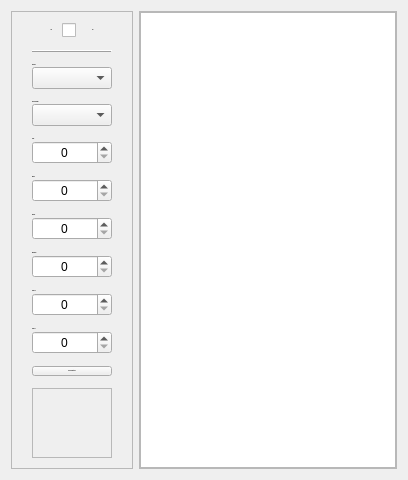
            <widget class="QWidget" name="camera_tab">
             <attribute name="title">
              <string>Camera</string>
             </attribute>
             <layout class="QHBoxLayout" name="horizontalLayout_7" stretch="25,75">
              <item>
               <widget class="QFrame" name="camera_settings_frame">
                <property name="frameShape">
                 <enum>QFrame::StyledPanel</enum>
                </property>
                <property name="frameShadow">
                 <enum>QFrame::Raised</enum>
                </property>
                <layout class="QVBoxLayout" name="verticalLayout_24">
                 <property name="spacing">
                  <number>12</number>
                 </property>
                 <property name="leftMargin">
                  <number>20</number>
                 </property>
                 <property name="topMargin">
                  <number>11</number>
                 </property>
                 <property name="rightMargin">
                  <number>20</number>
                 </property>
                 <property name="bottomMargin">
                  <number>10</number>
                 </property>
                 <item>
                  <layout class="QHBoxLayout" name="horizontalLayout_8">
                   <property name="spacing">
                    <number>10</number>
                   </property>
                   <item>
                    <widget class="QLabel" name="camera_settings_off_label">
                     <property name="sizePolicy">
                      <sizepolicy hsizetype="Preferred" vsizetype="Fixed">
                       <horstretch>0</horstretch>
                       <verstretch>0</verstretch>
                      </sizepolicy>
                     </property>
                     <property name="font">
                      <font>
                       <pointsize>-1</pointsize>
                       <weight>75</weight>
                       <bold>true</bold>
                      </font>
                     </property>
                     <property name="text">
                      <string>Off</string>
                     </property>
                     <property name="alignment">
                      <set>Qt::AlignRight|Qt::AlignTrailing|Qt::AlignVCenter</set>
                     </property>
                    </widget>
                   </item>
                   <item>
                    <widget class="SwitchControl" name="connect_camera_switch">
                     <property name="styleSheet">
                      <string notr="true"/>
                     </property>
                     <property name="text">
                      <string/>
                     </property>
                    </widget>
                   </item>
                   <item>
                    <widget class="QLabel" name="camera_settings_on_label">
                     <property name="enabled">
                      <bool>true</bool>
                     </property>
                     <property name="sizePolicy">
                      <sizepolicy hsizetype="Preferred" vsizetype="Fixed">
                       <horstretch>0</horstretch>
                       <verstretch>0</verstretch>
                      </sizepolicy>
                     </property>
                     <property name="font">
                      <font>
                       <pointsize>-1</pointsize>
                       <weight>75</weight>
                       <bold>true</bold>
                      </font>
                     </property>
                     <property name="text">
                      <string>On</string>
                     </property>
                    </widget>
                   </item>
                  </layout>
                 </item>
                 <item>
                  <widget class="Line" name="line">
                   <property name="maximumSize">
                    <size>
                     <width>16777215</width>
                     <height>2</height>
                    </size>
                   </property>
                   <property name="frameShadow">
                    <enum>QFrame::Raised</enum>
                   </property>
                   <property name="orientation">
                    <enum>Qt::Horizontal</enum>
                   </property>
                  </widget>
                 </item>
                 <item>
                  <layout class="QVBoxLayout" name="verticalLayout_21">
                   <property name="spacing">
                    <number>1</number>
                   </property>
                   <item>
                    <widget class="QLabel" name="camera_settings_camera_label">
                     <property name="font">
                      <font>
                       <pointsize>-1</pointsize>
                       <weight>75</weight>
                       <bold>true</bold>
                      </font>
                     </property>
                     <property name="text">
                      <string>Camera</string>
                     </property>
                    </widget>
                   </item>
                   <item>
                    <widget class="QComboBox" name="comboBox"/>
                   </item>
                  </layout>
                 </item>
                 <item>
                  <layout class="QVBoxLayout" name="verticalLayout_23">
                   <property name="spacing">
                    <number>1</number>
                   </property>
                   <item>
                    <widget class="QLabel" name="camera_settings_serial_label">
                     <property name="font">
                      <font>
                       <pointsize>-1</pointsize>
                       <weight>75</weight>
                       <bold>true</bold>
                      </font>
                     </property>
                     <property name="text">
                      <string>Serial Number</string>
                     </property>
                    </widget>
                   </item>
                   <item>
                    <widget class="QComboBox" name="devices_sn_combobox"/>
                   </item>
                  </layout>
                 </item>
                 <item>
                  <layout class="QVBoxLayout" name="verticalLayout_6">
                   <property name="spacing">
                    <number>1</number>
                   </property>
                   <item>
                    <widget class="QLabel" name="camera_settings_gain_label">
                     <property name="font">
                      <font>
                       <pointsize>-1</pointsize>
                       <weight>75</weight>
                       <bold>true</bold>
                      </font>
                     </property>
                     <property name="styleSheet">
                      <string notr="true"/>
                     </property>
                     <property name="text">
                      <string>Gain</string>
                     </property>
                    </widget>
                   </item>
                   <item>
                    <widget class="QSpinBox" name="gain_spinbox">
                     <property name="alignment">
                      <set>Qt::AlignCenter</set>
                     </property>
                    </widget>
                   </item>
                  </layout>
                 </item>
                 <item>
                  <layout class="QVBoxLayout" name="verticalLayout_10">
                   <property name="spacing">
                    <number>1</number>
                   </property>
                   <item>
                    <widget class="QLabel" name="camera_settings_width_label">
                     <property name="enabled">
                      <bool>true</bool>
                     </property>
                     <property name="font">
                      <font>
                       <pointsize>-1</pointsize>
                       <weight>75</weight>
                       <bold>true</bold>
                      </font>
                     </property>
                     <property name="styleSheet">
                      <string notr="true"/>
                     </property>
                     <property name="text">
                      <string>Width</string>
                     </property>
                    </widget>
                   </item>
                   <item>
                    <widget class="QSpinBox" name="width_spinbox">
                     <property name="alignment">
                      <set>Qt::AlignCenter</set>
                     </property>
                    </widget>
                   </item>
                  </layout>
                 </item>
                 <item>
                  <layout class="QVBoxLayout" name="verticalLayout_11">
                   <property name="spacing">
                    <number>1</number>
                   </property>
                   <item>
                    <widget class="QLabel" name="camera_settings_height_label">
                     <property name="font">
                      <font>
                       <pointsize>-1</pointsize>
                       <weight>75</weight>
                       <bold>true</bold>
                      </font>
                     </property>
                     <property name="styleSheet">
                      <string notr="true"/>
                     </property>
                     <property name="text">
                      <string>Height</string>
                     </property>
                    </widget>
                   </item>
                   <item>
                    <widget class="QSpinBox" name="height_spinbox">
                     <property name="alignment">
                      <set>Qt::AlignCenter</set>
                     </property>
                    </widget>
                   </item>
                  </layout>
                 </item>
                 <item>
                  <layout class="QVBoxLayout" name="verticalLayout_12">
                   <property name="spacing">
                    <number>1</number>
                   </property>
                   <item>
                    <widget class="QLabel" name="camera_settings_exposure_label">
                     <property name="font">
                      <font>
                       <pointsize>-1</pointsize>
                       <weight>75</weight>
                       <bold>true</bold>
                      </font>
                     </property>
                     <property name="styleSheet">
                      <string notr="true"/>
                     </property>
                     <property name="text">
                      <string>Exposure</string>
                     </property>
                    </widget>
                   </item>
                   <item>
                    <widget class="QSpinBox" name="expo_spinbox">
                     <property name="alignment">
                      <set>Qt::AlignCenter</set>
                     </property>
                    </widget>
                   </item>
                  </layout>
                 </item>
                 <item>
                  <layout class="QVBoxLayout" name="verticalLayout_14">
                   <property name="spacing">
                    <number>1</number>
                   </property>
                   <item>
                    <widget class="QLabel" name="camera_settings_offsetx_label">
                     <property name="font">
                      <font>
                       <pointsize>-1</pointsize>
                       <weight>75</weight>
                       <bold>true</bold>
                      </font>
                     </property>
                     <property name="styleSheet">
                      <string notr="true"/>
                     </property>
                     <property name="text">
                      <string>Offset X</string>
                     </property>
                    </widget>
                   </item>
                   <item>
                    <widget class="QSpinBox" name="offsetx_spinbox">
                     <property name="alignment">
                      <set>Qt::AlignCenter</set>
                     </property>
                    </widget>
                   </item>
                  </layout>
                 </item>
                 <item>
                  <layout class="QVBoxLayout" name="verticalLayout_20">
                   <property name="spacing">
                    <number>1</number>
                   </property>
                   <item>
                    <widget class="QLabel" name="camera_settings_offsety_label">
                     <property name="font">
                      <font>
                       <pointsize>-1</pointsize>
                       <weight>75</weight>
                       <bold>true</bold>
                      </font>
                     </property>
                     <property name="styleSheet">
                      <string notr="true"/>
                     </property>
                     <property name="text">
                      <string>Offset Y</string>
                     </property>
                    </widget>
                   </item>
                   <item>
                    <widget class="QSpinBox" name="offsety_spinbox">
                     <property name="alignment">
                      <set>Qt::AlignCenter</set>
                     </property>
                    </widget>
                   </item>
                  </layout>
                 </item>
                 <item alignment="Qt::AlignHCenter">
                  <widget class="QPushButton" name="save_camera_settings">
                   <property name="sizePolicy">
                    <sizepolicy hsizetype="Minimum" vsizetype="Minimum">
                     <horstretch>0</horstretch>
                     <verstretch>0</verstretch>
                    </sizepolicy>
                   </property>
                   <property name="font">
                    <font>
                     <pointsize>-1</pointsize>
                     <weight>75</weight>
                     <bold>true</bold>
                    </font>
                   </property>
                   <property name="cursor">
                    <cursorShape>PointingHandCursor</cursorShape>
                   </property>
                   <property name="text">
                    <string>Save Prameters</string>
                   </property>
                  </widget>
                 </item>
                 <item>
                  <widget class="QScrollArea" name="camera_settings_message_scrollArea">
                   <property name="sizePolicy">
                    <sizepolicy hsizetype="Expanding" vsizetype="Expanding">
                     <horstretch>0</horstretch>
                     <verstretch>0</verstretch>
                    </sizepolicy>
                   </property>
                   <property name="widgetResizable">
                    <bool>true</bool>
                   </property>
                   <widget class="QWidget" name="camera_settings_message_frame">
                    <property name="geometry">
                     <rect>
                      <x>0</x>
                      <y>0</y>
                      <width>215</width>
                      <height>56</height>
                     </rect>
                    </property>
                    <property name="sizePolicy">
                     <sizepolicy hsizetype="Preferred" vsizetype="Preferred">
                      <horstretch>0</horstretch>
                      <verstretch>0</verstretch>
                     </sizepolicy>
                    </property>
                    <layout class="QVBoxLayout" name="verticalLayout_57">
                     <item>
                      <spacer name="verticalSpacer_9">
                       <property name="orientation">
                        <enum>Qt::Vertical</enum>
                       </property>
                       <property name="sizeHint" stdset="0">
                        <size>
                         <width>20</width>
                         <height>40</height>
                        </size>
                       </property>
                      </spacer>
                     </item>
                    </layout>
                   </widget>
                  </widget>
                 </item>
                </layout>
               </widget>
              </item>
              <item>
               <widget class="QFrame" name="camera_live_frame">
                <property name="frameShape">
                 <enum>QFrame::StyledPanel</enum>
                </property>
                <property name="frameShadow">
                 <enum>QFrame::Raised</enum>
                </property>
                <layout class="QVBoxLayout" name="verticalLayout_8">
                 <property name="leftMargin">
                  <number>0</number>
                 </property>
                 <property name="topMargin">
                  <number>0</number>
                 </property>
                 <property name="rightMargin">
                  <number>0</number>
                 </property>
                 <property name="bottomMargin">
                  <number>0</number>
                 </property>
                 <item>
                  <widget class="PhotoViewer" name="camera_settings_live_view"/>
                 </item>
                </layout>
               </widget>
              </item>
             </layout>
            </widget>
